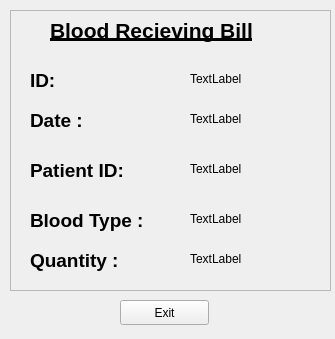
<?xml version="1.0" encoding="UTF-8"?>
<ui version="4.0">
 <class>bloodRecievingProfile</class>
 <widget class="QWidget" name="bloodRecievingProfile">
  <property name="windowModality">
   <enum>Qt::ApplicationModal</enum>
  </property>
  <property name="geometry">
   <rect>
    <x>0</x>
    <y>0</y>
    <width>335</width>
    <height>339</height>
   </rect>
  </property>
  <property name="windowTitle">
   <string>Record</string>
  </property>
  <widget class="QFrame" name="frame">
   <property name="geometry">
    <rect>
     <x>10</x>
     <y>10</y>
     <width>321</width>
     <height>281</height>
    </rect>
   </property>
   <property name="frameShape">
    <enum>QFrame::StyledPanel</enum>
   </property>
   <property name="frameShadow">
    <enum>QFrame::Raised</enum>
   </property>
   <widget class="QLabel" name="bloodDonationLabel">
    <property name="geometry">
     <rect>
      <x>40</x>
      <y>0</y>
      <width>251</width>
      <height>41</height>
     </rect>
    </property>
    <property name="styleSheet">
     <string notr="true">font-size:14pt;
font-weight: bold;</string>
    </property>
    <property name="text">
     <string>&lt;html&gt;&lt;head/&gt;&lt;body&gt;&lt;p&gt;&lt;span style=&quot; font-size:16pt; text-decoration: underline;&quot;&gt;Blood Recieving Bill&lt;/span&gt;&lt;/p&gt;&lt;/body&gt;&lt;/html&gt;</string>
    </property>
   </widget>
   <widget class="QLabel" name="bloodTypeLabel">
    <property name="geometry">
     <rect>
      <x>20</x>
      <y>190</y>
      <width>151</width>
      <height>41</height>
     </rect>
    </property>
    <property name="styleSheet">
     <string notr="true">font-size:14pt;
font-weight: bold;</string>
    </property>
    <property name="text">
     <string>&lt;html&gt;&lt;head/&gt;&lt;body&gt;&lt;p&gt;Blood Type :&lt;/p&gt;&lt;/body&gt;&lt;/html&gt;</string>
    </property>
   </widget>
   <widget class="QLabel" name="quantityLabel">
    <property name="geometry">
     <rect>
      <x>20</x>
      <y>230</y>
      <width>151</width>
      <height>41</height>
     </rect>
    </property>
    <property name="styleSheet">
     <string notr="true">font-size:14pt;
font-weight: bold;</string>
    </property>
    <property name="text">
     <string>&lt;html&gt;&lt;head/&gt;&lt;body&gt;&lt;p&gt;Quantity :&lt;/p&gt;&lt;/body&gt;&lt;/html&gt;</string>
    </property>
   </widget>
   <widget class="QLabel" name="patientIDLabel">
    <property name="geometry">
     <rect>
      <x>20</x>
      <y>140</y>
      <width>151</width>
      <height>41</height>
     </rect>
    </property>
    <property name="styleSheet">
     <string notr="true">font-size:14pt;
font-weight: bold;</string>
    </property>
    <property name="text">
     <string>&lt;html&gt;&lt;head/&gt;&lt;body&gt;&lt;p&gt;Patient ID:&lt;/p&gt;&lt;/body&gt;&lt;/html&gt;</string>
    </property>
   </widget>
   <widget class="QLabel" name="patientIDLabel_2">
    <property name="geometry">
     <rect>
      <x>20</x>
      <y>50</y>
      <width>91</width>
      <height>41</height>
     </rect>
    </property>
    <property name="styleSheet">
     <string notr="true">font-size:14pt;
font-weight: bold;</string>
    </property>
    <property name="text">
     <string>&lt;html&gt;&lt;head/&gt;&lt;body&gt;&lt;p&gt; ID:&lt;/p&gt;&lt;/body&gt;&lt;/html&gt;</string>
    </property>
   </widget>
   <widget class="QLabel" name="patientIDLabel_3">
    <property name="geometry">
     <rect>
      <x>20</x>
      <y>90</y>
      <width>151</width>
      <height>41</height>
     </rect>
    </property>
    <property name="styleSheet">
     <string notr="true">font-size:14pt;
font-weight: bold;</string>
    </property>
    <property name="text">
     <string>&lt;html&gt;&lt;head/&gt;&lt;body&gt;&lt;p&gt;Date :&lt;/p&gt;&lt;/body&gt;&lt;/html&gt;</string>
    </property>
   </widget>
   <widget class="QLabel" name="date">
    <property name="geometry">
     <rect>
      <x>180</x>
      <y>100</y>
      <width>161</width>
      <height>17</height>
     </rect>
    </property>
    <property name="text">
     <string>TextLabel</string>
    </property>
   </widget>
   <widget class="QLabel" name="patientid">
    <property name="geometry">
     <rect>
      <x>180</x>
      <y>150</y>
      <width>111</width>
      <height>17</height>
     </rect>
    </property>
    <property name="text">
     <string>TextLabel</string>
    </property>
   </widget>
   <widget class="QLabel" name="quantity">
    <property name="geometry">
     <rect>
      <x>180</x>
      <y>240</y>
      <width>67</width>
      <height>17</height>
     </rect>
    </property>
    <property name="text">
     <string>TextLabel</string>
    </property>
   </widget>
   <widget class="QLabel" name="bloodtype">
    <property name="geometry">
     <rect>
      <x>180</x>
      <y>200</y>
      <width>67</width>
      <height>17</height>
     </rect>
    </property>
    <property name="text">
     <string>TextLabel</string>
    </property>
   </widget>
   <widget class="QLabel" name="id">
    <property name="geometry">
     <rect>
      <x>180</x>
      <y>60</y>
      <width>67</width>
      <height>17</height>
     </rect>
    </property>
    <property name="text">
     <string>TextLabel</string>
    </property>
   </widget>
  </widget>
  <widget class="QPushButton" name="exitbutton">
   <property name="geometry">
    <rect>
     <x>120</x>
     <y>300</y>
     <width>89</width>
     <height>25</height>
    </rect>
   </property>
   <property name="text">
    <string>Exit</string>
   </property>
  </widget>
 </widget>
 <resources/>
 <connections/>
</ui>
